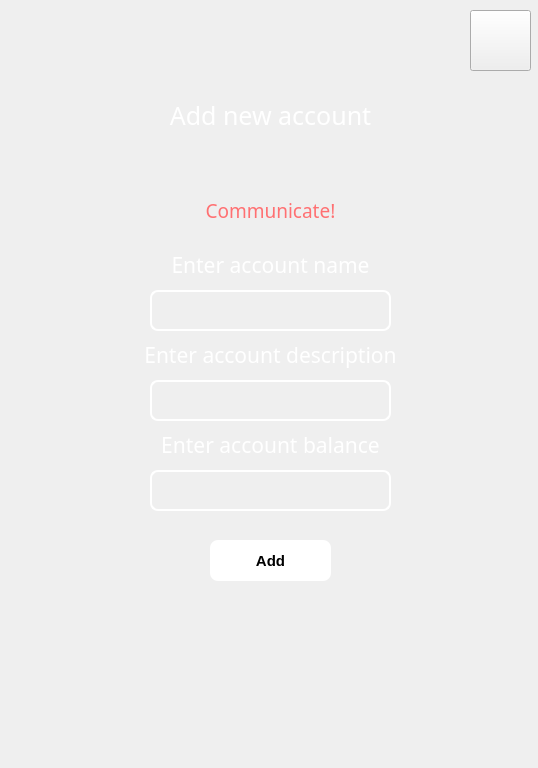
<?xml version="1.0" encoding="UTF-8"?>
<ui version="4.0">
 <class>Form</class>
 <widget class="QWidget" name="Form">
  <property name="geometry">
   <rect>
    <x>0</x>
    <y>0</y>
    <width>538</width>
    <height>768</height>
   </rect>
  </property>
  <property name="windowTitle">
   <string>SpendFlow</string>
  </property>
  <property name="styleSheet">
   <string notr="true"/>
  </property>
  <widget class="QLabel" name="background">
   <property name="geometry">
    <rect>
     <x>-30</x>
     <y>-30</y>
     <width>581</width>
     <height>821</height>
    </rect>
   </property>
   <property name="styleSheet">
    <string notr="true">border-image: url(:/ui/bckimg.jpg);</string>
   </property>
   <property name="text">
    <string/>
   </property>
  </widget>
  <widget class="QLabel" name="logo">
   <property name="geometry">
    <rect>
     <x>0</x>
     <y>0</y>
     <width>171</width>
     <height>101</height>
    </rect>
   </property>
   <property name="styleSheet">
    <string notr="true">border-image: url(:/ui/logo.png);</string>
   </property>
   <property name="text">
    <string/>
   </property>
  </widget>
  <widget class="QLineEdit" name="AccNameText">
   <property name="geometry">
    <rect>
     <x>150</x>
     <y>290</y>
     <width>241</width>
     <height>41</height>
    </rect>
   </property>
   <property name="font">
    <font>
     <family>Bahnschrift</family>
     <pointsize>14</pointsize>
    </font>
   </property>
   <property name="styleSheet">
    <string notr="true">QLineEdit{
	background-color: rgba(255, 255, 255, 0);
	border: 2px solid rgb(255, 255, 255);
	border-radius: 8px;
	color: white; 
}

QLineEdit:focus{
	background-color: rgba(255, 255, 255, 0);
	border: 2px solid  rgb(255, 0, 255);
	border-radius: 8px;
	color: white; 
}

</string>
   </property>
   <property name="text">
    <string/>
   </property>
  </widget>
  <widget class="QLabel" name="enterAccNameLabel">
   <property name="geometry">
    <rect>
     <x>140</x>
     <y>240</y>
     <width>261</width>
     <height>51</height>
    </rect>
   </property>
   <property name="font">
    <font>
     <family>Bahnschrift</family>
     <pointsize>16</pointsize>
     <weight>50</weight>
     <bold>false</bold>
    </font>
   </property>
   <property name="text">
    <string>&lt;html&gt;&lt;head/&gt;&lt;body&gt;&lt;p&gt;&lt;span style=&quot; color:#ffffff;&quot;&gt;Enter account name&lt;/span&gt;&lt;/p&gt;&lt;/body&gt;&lt;/html&gt;</string>
   </property>
   <property name="alignment">
    <set>Qt::AlignCenter</set>
   </property>
  </widget>
  <widget class="QPushButton" name="addButton">
   <property name="geometry">
    <rect>
     <x>210</x>
     <y>540</y>
     <width>121</width>
     <height>41</height>
    </rect>
   </property>
   <property name="font">
    <font>
     <family>Arial</family>
     <pointsize>11</pointsize>
     <weight>75</weight>
     <bold>true</bold>
    </font>
   </property>
   <property name="styleSheet">
    <string notr="true">QPushButton{
	border-radius: 8px;
	background-color: rgb(255, 255, 255);
}

QPushButton:hover{
	border-radius: 8px;
	background-color:  rgb(148, 17, 255);
	color: white;
}

QPushButton:pressed{
	border-radius: 8px;
	background-color: rgb(187, 26, 202);
	color: white;
}</string>
   </property>
   <property name="text">
    <string>Add</string>
   </property>
  </widget>
  <widget class="QLabel" name="addAccLabel">
   <property name="geometry">
    <rect>
     <x>140</x>
     <y>90</y>
     <width>261</width>
     <height>51</height>
    </rect>
   </property>
   <property name="font">
    <font>
     <family>Bahnschrift</family>
     <pointsize>19</pointsize>
     <weight>50</weight>
     <bold>false</bold>
    </font>
   </property>
   <property name="text">
    <string>&lt;html&gt;&lt;head/&gt;&lt;body&gt;&lt;p&gt;&lt;span style=&quot; color:#ffffff;&quot;&gt;Add new account&lt;/span&gt;&lt;/p&gt;&lt;/body&gt;&lt;/html&gt;</string>
   </property>
   <property name="alignment">
    <set>Qt::AlignCenter</set>
   </property>
  </widget>
  <widget class="QPushButton" name="exitButton">
   <property name="geometry">
    <rect>
     <x>470</x>
     <y>10</y>
     <width>61</width>
     <height>61</height>
    </rect>
   </property>
   <property name="font">
    <font>
     <family>Bahnschrift</family>
     <pointsize>11</pointsize>
     <weight>75</weight>
     <bold>true</bold>
    </font>
   </property>
   <property name="styleSheet">
    <string notr="true">QPushButton{
	border-image: url(:/ui/exit.png);
}

QPushButton:hover{
	
	border-image: url(:/ui/exit-hover.png);
}
QPushButton:pressed{
	
	border-image: url(:/ui/exit-pressed.png);
}</string>
   </property>
   <property name="text">
    <string/>
   </property>
   <property name="checkable">
    <bool>false</bool>
   </property>
   <property name="flat">
    <bool>false</bool>
   </property>
  </widget>
  <widget class="QLabel" name="communicateTextLabel">
   <property name="geometry">
    <rect>
     <x>140</x>
     <y>200</y>
     <width>261</width>
     <height>21</height>
    </rect>
   </property>
   <property name="font">
    <font>
     <family>Bahnschrift</family>
     <pointsize>14</pointsize>
    </font>
   </property>
   <property name="styleSheet">
    <string notr="true">color: rgb(255, 112, 114);</string>
   </property>
   <property name="text">
    <string>Communicate!</string>
   </property>
   <property name="alignment">
    <set>Qt::AlignCenter</set>
   </property>
  </widget>
  <widget class="QLabel" name="enterAccDescrLabel">
   <property name="geometry">
    <rect>
     <x>140</x>
     <y>330</y>
     <width>261</width>
     <height>51</height>
    </rect>
   </property>
   <property name="font">
    <font>
     <family>Bahnschrift</family>
     <pointsize>16</pointsize>
     <weight>50</weight>
     <bold>false</bold>
    </font>
   </property>
   <property name="text">
    <string>&lt;html&gt;&lt;head/&gt;&lt;body&gt;&lt;p&gt;&lt;span style=&quot; color:#ffffff;&quot;&gt;Enter account description&lt;/span&gt;&lt;/p&gt;&lt;/body&gt;&lt;/html&gt;</string>
   </property>
   <property name="alignment">
    <set>Qt::AlignCenter</set>
   </property>
  </widget>
  <widget class="QLineEdit" name="AccDescrText">
   <property name="geometry">
    <rect>
     <x>150</x>
     <y>380</y>
     <width>241</width>
     <height>41</height>
    </rect>
   </property>
   <property name="font">
    <font>
     <family>Bahnschrift</family>
     <pointsize>14</pointsize>
    </font>
   </property>
   <property name="styleSheet">
    <string notr="true">QLineEdit{
	background-color: rgba(255, 255, 255, 0);
	border: 2px solid rgb(255, 255, 255);
	border-radius: 8px;
	color: white; 
}

QLineEdit:focus{
	background-color: rgba(255, 255, 255, 0);
	border: 2px solid  rgb(255, 0, 255);
	border-radius: 8px;
	color: white; 
}

</string>
   </property>
   <property name="text">
    <string/>
   </property>
  </widget>
  <widget class="QLabel" name="enterAccBalanceLabel">
   <property name="geometry">
    <rect>
     <x>140</x>
     <y>420</y>
     <width>261</width>
     <height>51</height>
    </rect>
   </property>
   <property name="font">
    <font>
     <family>Bahnschrift</family>
     <pointsize>16</pointsize>
     <weight>50</weight>
     <bold>false</bold>
    </font>
   </property>
   <property name="text">
    <string>&lt;html&gt;&lt;head/&gt;&lt;body&gt;&lt;p&gt;&lt;span style=&quot; color:#ffffff;&quot;&gt;Enter account balance&lt;/span&gt;&lt;/p&gt;&lt;/body&gt;&lt;/html&gt;</string>
   </property>
   <property name="alignment">
    <set>Qt::AlignCenter</set>
   </property>
  </widget>
  <widget class="QLineEdit" name="AccBalanceText">
   <property name="geometry">
    <rect>
     <x>150</x>
     <y>470</y>
     <width>241</width>
     <height>41</height>
    </rect>
   </property>
   <property name="font">
    <font>
     <family>Bahnschrift</family>
     <pointsize>14</pointsize>
    </font>
   </property>
   <property name="styleSheet">
    <string notr="true">QLineEdit{
	background-color: rgba(255, 255, 255, 0);
	border: 2px solid rgb(255, 255, 255);
	border-radius: 8px;
	color: white; 
}

QLineEdit:focus{
	background-color: rgba(255, 255, 255, 0);
	border: 2px solid  rgb(255, 0, 255);
	border-radius: 8px;
	color: white; 
}

</string>
   </property>
   <property name="text">
    <string/>
   </property>
  </widget>
 </widget>
 <resources>
  <include location="background.qrc"/>
 </resources>
 <connections/>
</ui>
